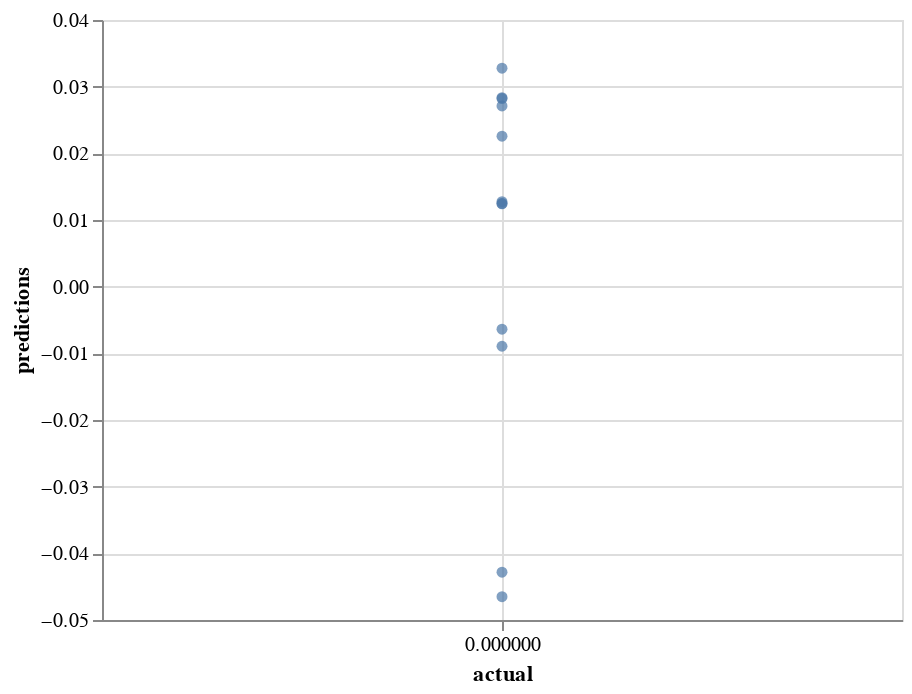

This figure's notebook cell:
### Code cell
scatter = alt.Chart(df).mark_circle().encode(
    y='predictions',
    x='actual'
)
scatter

### Figure 1 — Vega-Lite specification as saved in the notebook (floating-point values rounded to 4 significant figures)
{"config": {"view": {"continuousWidth": 400, "continuousHeight": 300}}, "data": {"name": "data-deeccfcfbaf62df65a95b320cfed2d47"}, "mark": "circle", "encoding": {"x": {"type": "quantitative", "field": "actual"}, "y": {"type": "quantitative", "field": "predictions"}}, "$schema": "https://vega.github.io/schema/vega-lite/v4.8.1.json", "datasets": {"data-deeccfcfbaf62df65a95b320cfed2d47": [{"month": 1, "actual": 0.0, "predictions": -0.008937}, {"month": 2, "actual": 0.0, "predictions": 0.01244}, {"month": 3, "actual": 0.0, "predictions": 0.02257}, {"month": 4, "actual": 0.0, "predictions": 0.01275}, {"month": 5, "actual": 0.0, "predictions": 0.03277}, {"month": 6, "actual": 0.0, "predictions": 0.02834}, {"month": 7, "actual": 0.0, "predictions": 0.01248}, {"month": 8, "actual": 0.0, "predictions": 0.02711}, {"month": 9, "actual": 0.0, "predictions": 0.02821}, {"month": 10, "actual": 0.0, "predictions": -0.0465}, {"month": 11, "actual": 0.0, "predictions": -0.04283}, {"month": 12, "actual": 0.0, "predictions": -0.006377}]}}
